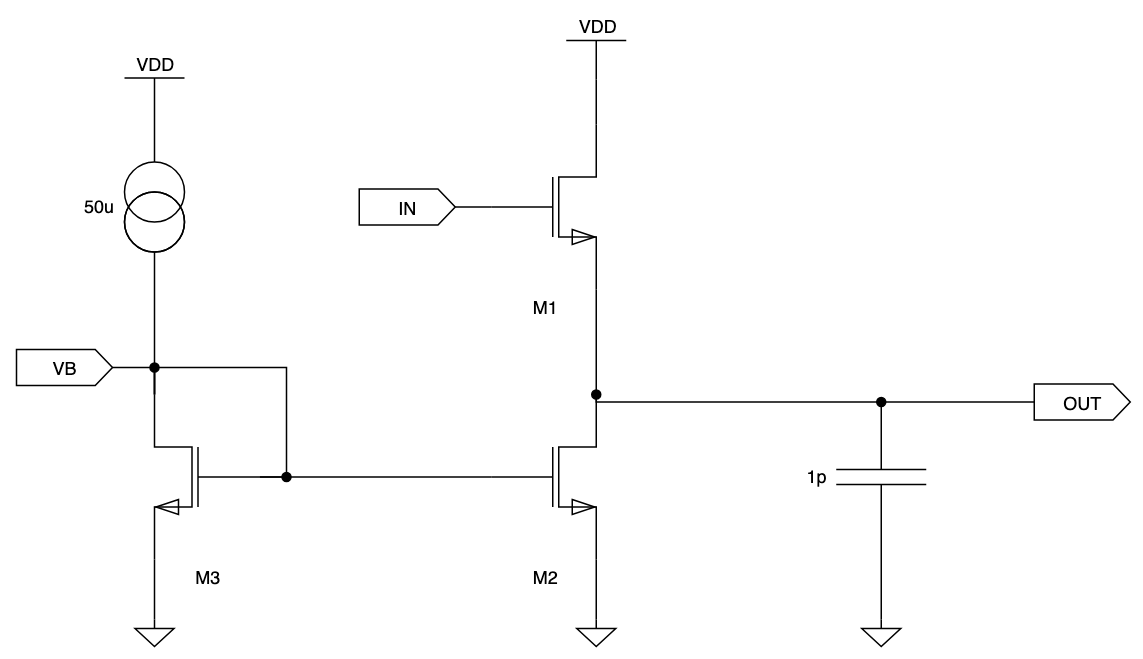
#> input picture api-server/benchmark/frozen-v2/source-follower/before.png, 1143 x 659 px
$ python -i beauty.py   (imports and definitions only)
#> lines starting #> are read from the running program, lines starting #| are printed output that depends on the picture
#!/usr/bin/env python3
"""
beauty.py — score de qualité visuelle d'un schéma drawio.

Usage: beauty.py <doc.xml> <rendu.png> [reference.png]
Sortie: JSON {score, metrics{...}} sur stdout.

Deux sources de vérité :
 - géométrie XML (exacte) : croisements, coudes, longueurs, traversées de
   composants, alignements, compacité ;
 - OpenCV sur le PNG rendu : équilibre d'encre, et si une image de référence
   est fournie, SSIM + appariement ORB (ressemblance structurelle).
Les poids sont dans WEIGHTS (réglés par la boucle LLM).

CE QUE LE SCORE NE VOIT PAS (détail : tools/BEAUTY.md) — score() traite un
terme MANQUANT comme un terme PARFAIT, jamais comme "inconnu":
 - géométrie XML : toujours dispo si le XML est valide (aucune dépendance).
 - cv2 (ink_balance, ssim, orb_match) : demandent le PNG rendu (headless
   Chromium via lib/render.js — absent -> POST /beauty échoue tout court côté
   API ; en standalone, cv2.imread(None) -> cv_metrics() retourne {} au lieu
   de lever) ; ssim/orb_match demandent EN PLUS une image de référence.
 - flow_ok/rails_ok/pair_sym/mirror_row : calculés côté JS
   (lib/beauty.js:structuralMetrics), jamais en Python, transmis par le 4e
   argument CLI struct.json ; absents => score() les lit à 1 (poids combiné
   46/100+ compté comme parfait, la plus grosse ardoise silencieuse du score).
"""
import sys, json, math, xml.etree.ElementTree as ET


# [11 lines left out: function is_junction_style, not called in this run]


WEIGHTS = {
    'crossing': 6.0,        # par croisement fil-fil
    'through': 14.0,        # par segment traversant un composant sans s'y connecter
    'bend': 0.15,           # par angle droit (léger : un L est parfois inévitable)
    'excess_bend': 1.4,     # par coude AU-DELÀ du minimum géométrique du fil
                            # (0 si pins alignés, 1 sinon) : les évitements
                            # inutiles du routeur coûtent cher
    'too_close': 5.0,       # par paire de composants trop proches
    'label_on_wire': 3.0,   # par label barré par un fil
    'label_overlap': 4.0,   # par paire de labels qui se chevauchent
    'length': 1.5,          # par tranche de 1000 px de fil au-delà du minimum
    'misalign': 12.0,       # (1 - part de composants alignés)
    'unbalance': 8.0,       # écart-type normalisé de la densité d'encre
    'sprawl': 6.0,          # aire de la bbox vs aire "idéale"
    # structure (lisibilité humaine) — calculée côté JS (lib/beauty.js)
    'flow': 22.0,           # (1 - part des chaînes série haut->bas alignées)
    'rails': 10.0,          # (1 - part des masses en bas / taps VDD en haut)
    'pair_sym': 8.0,        # (1 - paires diff à la même hauteur)
    'mirror_row': 6.0,      # (1 - miroirs alignés sur leur diode)
}

# [370 lines left out: functions rot_pt, load, anchor, exit_axis, orthogonalize, polylines and 4 more, not called in this run]

def cv_metrics(png_path, ref_path=None):
    import cv2, numpy as np
    m = {}
    img = cv2.imread(png_path, cv2.IMREAD_GRAYSCALE)
#> img is the input picture: shape (659, 1143); min 0, max 255, mean 252
    if img is None:
        return m
    ink = (img < 200).astype(np.uint8)
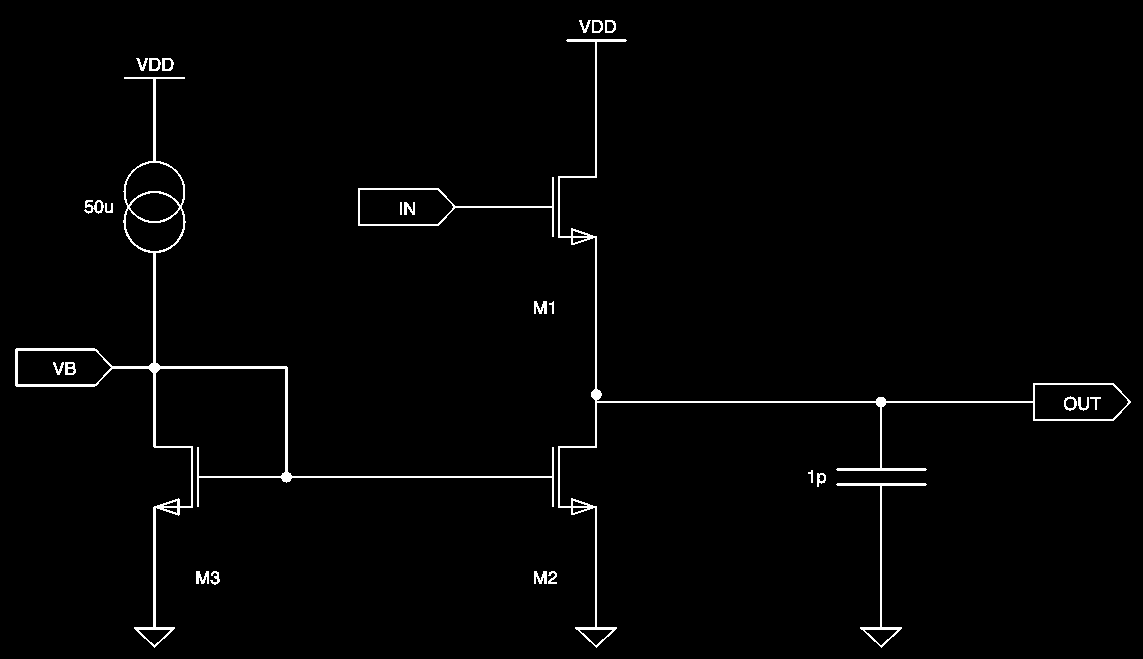
#> ink: shape (659, 1143); values 0 (black) and 1 (white), 1.7% white in thin lines or dots
    H, W = ink.shape
#> H = 659; W = 1143
    gs = 8
    cells = []
    for gy in range(gs):
        for gx in range(gs):
            c = ink[gy*H//gs:(gy+1)*H//gs, gx*W//gs:(gx+1)*W//gs]
            cells.append(float(c.mean()))
#> c: shape (83, 143); every value is 0
#> after the loop, cells = 64 values, max 0.0788 at index 32, min 0 at index 2, mean 0.0166
    occ = [c for c in cells if c > 0.001]
#> occ = 37 values, max 0.0788 at index 14, min 0.00111 at index 2, mean 0.0287
    m['ink_balance'] = round(float(np.std(occ) / (np.mean(occ) + 1e-9)), 3) if occ else 0.0
    if ref_path:
        ref = cv2.imread(ref_path, cv2.IMREAD_GRAYSCALE)
        if ref is not None:
            a = cv2.resize(img, (512, 512)); b = cv2.resize(ref, (512, 512))
            a = cv2.GaussianBlur(a.astype(np.float64), (11, 11), 1.5)
            bb = cv2.GaussianBlur(b.astype(np.float64), (11, 11), 1.5)
            mu1, mu2 = a.mean(), bb.mean()
            s1, s2 = a.var(), bb.var()
            s12 = ((a-mu1)*(bb-mu2)).mean()
            C1, C2 = (0.01*255)**2, (0.03*255)**2
            m['ssim'] = round(float(((2*mu1*mu2+C1)*(2*s12+C2)) / ((mu1**2+mu2**2+C1)*(s1+s2+C2))), 3)
            orb = cv2.ORB_create(500)
            k1, d1 = orb.detectAndCompute(img, None)
            k2, d2 = orb.detectAndCompute(ref, None)
            if d1 is not None and d2 is not None and len(k1) and len(k2):
                bf = cv2.BFMatcher(cv2.NORM_HAMMING, crossCheck=True)
                good = [x for x in bf.match(d1, d2) if x.distance < 40]
                m['orb_match'] = round(len(good) / max(len(k1), len(k2)), 3)
    return m

# Each entry: (WEIGHTS key, metric keys it needs, penalty(m) in the same
# units as WEIGHTS — i.e. multiplied by the weight inside score()).
# A term counts as "missing" (never "computed to be zero") iff ANY of its
# metric keys is absent from `m`. This is what lets score() tell "perfect"
# apart from "never evaluated" — see the module docstring and tools/BEAUTY.md.
SCORE_TERMS = [
    ('crossing',      ('crossings',),               lambda m: m['crossings']),
    ('through',       ('through_component',),       lambda m: m['through_component']),
    ('bend',          ('bends',),                    lambda m: m['bends']),
    ('excess_bend',   ('excess_bends',),             lambda m: m['excess_bends']),
    ('too_close',     ('too_close',),                lambda m: m['too_close']),
    ('label_on_wire', ('label_on_wire',),            lambda m: m['label_on_wire']),
    ('label_overlap', ('label_overlap',),            lambda m: m['label_overlap']),
    ('length',        ('wire_length', 'min_length'), lambda m: max(0.0, m['wire_length'] - m['min_length']) / 1000),
    ('misalign',      ('align_ratio',),              lambda m: 1 - m['align_ratio']),
    ('unbalance',     ('ink_balance',),               lambda m: m['ink_balance']),
    ('sprawl',        ('sprawl',),                    lambda m: m['sprawl']),
    ('flow',          ('flow_ok',),                   lambda m: 1 - m['flow_ok']),
    ('rails',         ('rails_ok',),                  lambda m: 1 - m['rails_ok']),
    ('pair_sym',      ('pair_sym',),                  lambda m: 1 - m['pair_sym']),
    ('mirror_row',    ('mirror_row',),                lambda m: 1 - m['mirror_row']),
]
# Metric keys that feed a SCORE_TERMS entry, plus ssim/orb_match which are
# purely informational (no WEIGHTS entry) but were also silently absent
# whenever no reference PNG was given — surfaced the same way in `metrics`.
_ALL_METRIC_KEYS = sorted({k for _, needs, _ in SCORE_TERMS for k in needs} | {'ssim', 'orb_match'})

# [91 lines left out: functions score, compare, not called in this run]

# [17 lines not run here, left out]

>>> result = cv_metrics('../benchmark/frozen-v2/source-follower/before.png')
#> result = {'ink_balance': 0.591}
